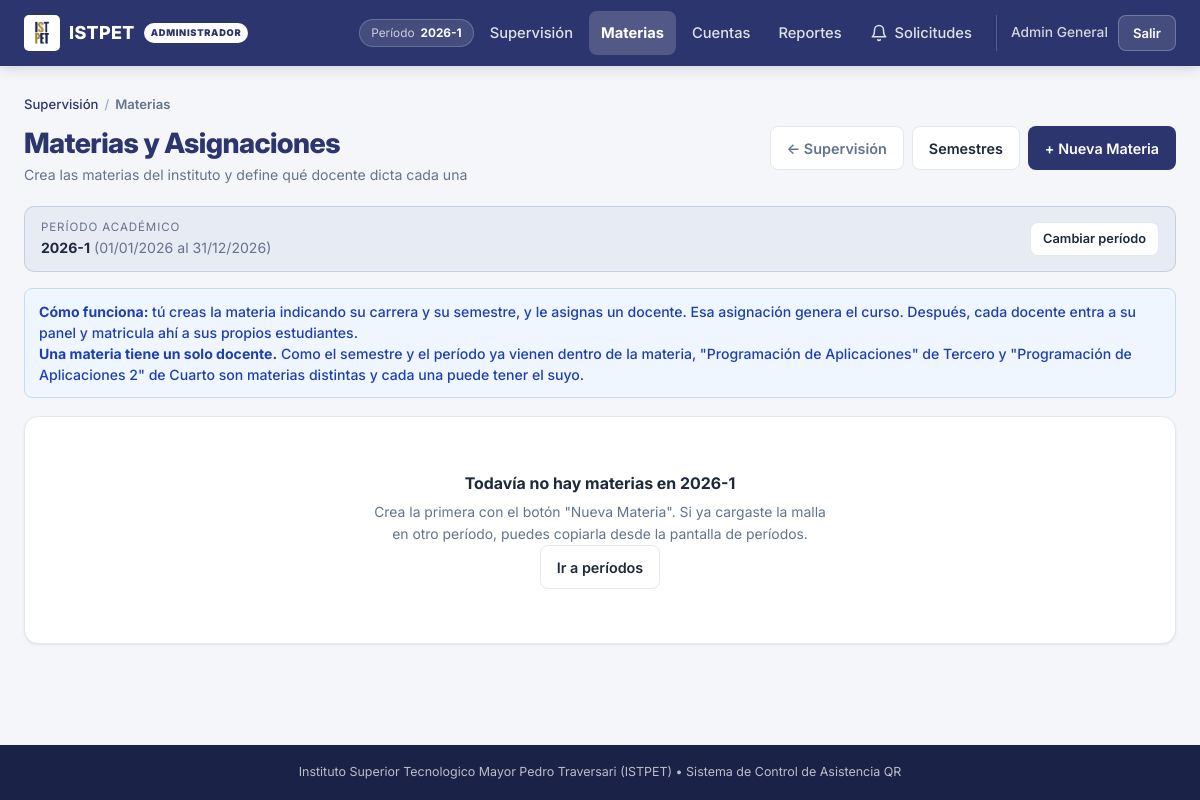
Page /public/admin/materias (signed in) on the committed database.
### tables this page shows
CREATE TABLE `periodos` (
  `id` int(11) NOT NULL AUTO_INCREMENT,
  `nombre` varchar(40) NOT NULL COMMENT 'Como lo llama el instituto: 2026-1, Octubre 2026 - Marzo 2027',
  `fecha_inicio` date NOT NULL,
  `fecha_fin` date NOT NULL,
  `activo` tinyint(1) NOT NULL DEFAULT 1 COMMENT '0 = periodo cerrado, solo lectura',
  `creado_en` timestamp NOT NULL DEFAULT current_timestamp(),
  PRIMARY KEY (`id`),
  UNIQUE KEY `periodo_nombre` (`nombre`),
  KEY `idx_periodo_activo` (`activo`,`fecha_inicio`)
);

### controllers/AdminController.php (called while the page is built, shortened)
<?php
require_once __DIR__ . '/BaseController.php';
require_once dirname(__DIR__) . '/models/Periodo.php';
class AdminController extends BaseController
{
    public function materias(): void
    {
        [$mensaje, $error] = $this->obtenerFlash();
        $periodo   = $this->periodoActual();
        $periodoId = $periodo ? (int)$periodo['id'] : null;
        $materias = Materia::listarConUso($periodoId);
        $this->vista('admin.materias', [
            'base'      => self::obtenerRutaBase(),
            'materias'  => $materias,
            'docentes'  => Usuario::listarDocentes(),
            'semestres' => Semestre::listar(false),
            'carreras'  => Carrera::listar(false),
            'periodo'   => $periodo,
            'periodos'  => Periodo::listar(),
            'ambientes' => Catalogo::AMBIENTES,
            'mensaje'   => $mensaje,
            'error'     => $error,
            'csrf'      => self::tokenCsrf()
        ]);
    }
}

### public/index.php (called while the page is built, shortened)
<?php
$raiz = dirname(__DIR__);
require_once $raiz . '/controllers/DocenteController.php';
require_once $raiz . '/controllers/AdminController.php';
$uri    = parse_url($_SERVER['REQUEST_URI'] ?? '/', PHP_URL_PATH) ?? '/';
$metodo = strtoupper($_SERVER['REQUEST_METHOD'] ?? 'GET');
$directorio = str_replace(DIRECTORY_SEPARATOR, '/', dirname($_SERVER['SCRIPT_NAME'] ?? ''));
if ($directorio !== '/' && $directorio !== '' && str_starts_with($uri, $directorio)) {
    $uri = substr($uri, strlen($directorio));
}
$ruta = '/' . trim($uri, '/');
[$clase, $accion] = $rutas[$ruta][$metodo];
(new $clase())->$accion();

### models/Periodo.php (called while the page is built, shortened)
<?php
class Periodo
{
    public static function buscarPorId(?int $id): ?array
    {
        if (!$id) {
            return null;
        }
        $db = Database::conectar();
        $stmt = $db->prepare("SELECT * FROM periodos WHERE id = ? LIMIT 1");
        $stmt->execute([$id]);
        return $stmt->fetch() ?: null;
    }
}

### views/admin/materias.php (the view, shortened to what this page needs)
<?php
$vista  = 'admin-materias';
require dirname(__DIR__) . '/layouts/header.php';
?>
<nav class="breadcrumb">
    <a href="<?= $base ?>/admin">Supervisión</a>
    <span class="breadcrumb-separator">/</span>
    <span class="breadcrumb-current">Materias</span>
</nav>
<div class="page-header">
    <div>
        <h1 class="page-title">Materias y Asignaciones</h1>
        <p class="page-subtitle">
            Crea las materias del instituto y define qué docente dicta cada una
        </p>
    </div>
    <div class="acciones-cabecera">
        <a href="<?= $base ?>/admin" class="btn btn-back">&larr; Supervisión</a>
        <button type="button" class="btn btn-outline" onclick="abrirModal('modalSemestres')">Semestres</button>
        <button type="button" class="btn btn-primary" onclick="nuevaMateria()">+ Nueva Materia</button>
    </div>
</div>
<div class="periodo-barra">
    <div>
        <span class="periodo-barra-etiqueta">Período académico</span>
        <strong><?= htmlspecialchars($periodo['nombre'] ?? 'Sin período') ?></strong>
        <?php if (!empty($periodo)): ?>
            <span class="text-muted">
                (<?= date('d/m/Y', strtotime($periodo['fecha_inicio'])) ?>
                al <?= date('d/m/Y', strtotime($periodo['fecha_fin'])) ?>)
            </span>
        <?php endif; ?>
    </div>
    <a href="<?= $base ?>/admin/periodo" class="btn btn-sm btn-outline">Cambiar período</a>
</div>
<div class="alert alert-info">
    <span>
        <strong>Cómo funciona:</strong> tú creas la materia indicando su carrera y su
        semestre, y le asignas un docente. Esa asignación genera el curso. Después,
        cada docente entra a su panel y matricula ahí a sus propios estudiantes.
        <br>
        <strong>Una materia tiene un solo docente.</strong> Como el semestre y el
        período ya vienen dentro de la materia, "Programación de Aplicaciones" de
        Tercero y "Programación de Aplicaciones 2" de Cuarto son materias distintas
        y cada una puede tener el suyo.
    </span>
</div>
<div data-region="materias">
    <?php if (empty($materias)): ?>
        <div class="card">
            <div class="estado-vacio">
                <p class="estado-vacio-titulo">
                    Todavía no hay materias en <?= htmlspecialchars($periodo['nombre'] ?? 'este período') ?>
                </p>
                <p class="text-muted mb-4">
                    Crea la primera con el botón "Nueva Materia". Si ya cargaste la
                    malla en otro período, puedes copiarla desde la pantalla de períodos.
                </p>
                <a href="<?= $base ?>/admin/periodo" class="btn btn-outline">Ir a períodos</a>
            </div>
        </div>
    <?php endif; ?>
</div>
<?php require dirname(__DIR__) . '/layouts/footer.php'; ?>

### controllers/BaseController.php (shortened to what this page needs)
<?php
class BaseController
{
    protected function vista(string $nombreVista, array $datos = []): void
    {
        extract($datos, EXTR_SKIP);
        $rutaArchivo = dirname(__DIR__) . '/views/' . str_replace('.', '/', $nombreVista) . '.php';
        if (file_exists($rutaArchivo)) {
            require $rutaArchivo;
        } else {
            http_response_code(500);
            echo "Error: La vista {$nombreVista} no existe.";
        }
    }
    protected function periodoActual(): ?array
    {
        require_once dirname(__DIR__) . '/models/Periodo.php';
        $elegido = Periodo::buscarPorId((int)($_SESSION['periodo_id'] ?? 0));
        if ($elegido !== null) {
            return $elegido;
        }
        $porDefecto = Periodo::actual();
        return $porDefecto;
    }
}

### views/layouts/header.php (shortened to what this page needs)
<?php
$base   = $base ?? '';
$uriActual = parse_url($_SERVER['REQUEST_URI'] ?? '/', PHP_URL_PATH) ?? '/';
$dirActual = str_replace(DIRECTORY_SEPARATOR, '/', dirname($_SERVER['SCRIPT_NAME'] ?? ''));
if ($dirActual !== '/' && $dirActual !== '' && str_starts_with($uriActual, $dirActual)) {
    $uriActual = substr($uriActual, strlen($dirActual));
}
$rutaActual = '/' . trim($uriActual, '/');
$rolActual    = $_SESSION['usuario_rol'] ?? '';
$nombreActual = $_SESSION['usuario_nombre'] ?? '';
$periodoActual = $_SESSION['periodo_nombre'] ?? '';
$hayNavbar    = !empty($_SESSION['usuario_id']) && empty($ocultarNavbar);
?>
<!DOCTYPE html>
<html lang="es">
<head>
    <link rel="stylesheet" href="<?= $base ?>/assets/css/style.css">
</head>
<body class="<?= htmlspecialchars($bodyClass ?? '') ?>" data-base="<?= htmlspecialchars($base, ENT_QUOTES, 'UTF-8') ?>">
<?php if ($hayNavbar): ?>
<nav class="navbar">
    <a href="<?= $base ?><?= $rolActual === 'admin' ? '/admin' : '/docente' ?>" class="navbar-brand">
        <img src="<?= $base ?>/assets/img/logo-istpet.jpg" alt="ISTPET">
        <span>ISTPET</span>
        <span class="badge-istpet <?= $rolActual === 'admin' ? 'badge-admin' : '' ?>">
            <?= $rolActual === 'admin' ? 'ADMINISTRADOR' : 'DOCENTE' ?>
        </span>
    </a>
    <ul class="nav-links">
        <?php if ($rolActual === 'admin'): ?>
            <?php if ($periodoActual !== ''): ?>
                <li>
                    <a href="<?= $base ?>/admin/periodo"
                       class="nav-periodo <?= str_starts_with($rutaActual, '/admin/periodo') ? 'active' : '' ?>"
                       title="Cambiar de período académico">
                        <span class="nav-periodo-etiqueta">Período</span>
                        <strong><?= htmlspecialchars($periodoActual) ?></strong>
                    </a>
                </li>
            <?php endif; ?>
            <li><a href="<?= $base ?>/admin" class="nav-link <?= $rutaActual === '/admin' ? 'active' : '' ?>">Supervisión</a></li>
            <li><a href="<?= $base ?>/admin/materias" class="nav-link <?= str_starts_with($rutaActual, '/admin/materias') || str_starts_with($rutaActual, '/admin/semestres') ? 'active' : '' ?>">Materias</a></li>
            <li><a href="<?= $base ?>/admin/docentes" class="nav-link <?= str_starts_with($rutaActual, '/admin/docentes') ? 'active' : '' ?>">Cuentas</a></li>
            <li><a href="<?= $base ?>/reportes" class="nav-link <?= str_starts_with($rutaActual, '/reportes') ? 'active' : '' ?>">Reportes</a></li>
        <?php endif; ?>
            <?php if ($rolActual === 'admin'): ?>
                <li>
                    <a href="<?= $base ?>/admin/solicitudes" class="nav-link campanita" id="campanita"
                       title="Solicitudes de contraseña">
                        <svg xmlns="http://www.w3.org/2000/svg" width="18" height="18" viewBox="0 0 24 24" fill="none" stroke="currentColor" stroke-width="2" stroke-linecap="round" stroke-linejoin="round" aria-hidden="true"><path d="M18 8A6 6 0 0 0 6 8c0 7-3 9-3 9h18s-3-2-3-9"/><path d="M13.73 21a2 2 0 0 1-3.46 0"/></svg>
                        <span class="campanita-texto">Solicitudes</span>
                    </a>
                </li>
            <?php endif; ?>
        <li class="nav-user">
            <?php if ($rolActual !== 'admin'): ?>
                <a href="<?= $base ?>/docente/perfil"
                   class="nav-perfil <?= str_starts_with($rutaActual, '/docente/perfil') ? 'active' : '' ?>"
                   title="Mi perfil y seguridad de la cuenta">
                    <svg xmlns="http://www.w3.org/2000/svg" width="15" height="15" viewBox="0 0 24 24" fill="none" stroke="currentColor" stroke-width="2" stroke-linecap="round" stroke-linejoin="round" aria-hidden="true"><path d="M20 21v-2a4 4 0 0 0-4-4H8a4 4 0 0 0-4 4v2"/><circle cx="12" cy="7" r="4"/></svg>
                    <span class="user-name"><?= htmlspecialchars($nombreActual) ?></span>
                </a>
            <?php else: ?>
                <span class="user-name"><?= htmlspecialchars($nombreActual) ?></span>
            <?php endif; ?>
            <a href="<?= $base ?>/logout" class="btn-logout">Salir</a>
        </li>
    </ul>
</nav>
<?php endif; ?>
<main class="main-content" data-vista="<?= htmlspecialchars($vista ?? '', ENT_QUOTES, 'UTF-8') ?>">

### views/layouts/footer.php (shortened to what this page needs)
</main>
<footer class="footer">
    <p>Instituto Superior Tecnologico Mayor Pedro Traversari (ISTPET) &bull; Sistema de Control de Asistencia QR</p>
</footer>
</body>
</html>

### rows in the picture
periodos: nombre "2026-1", fecha_inicio "01/01/2026", fecha_fin "31/12/2026"

### other values in the picture
$periodoActual "2026-1"
$nombreActual "Admin General"
